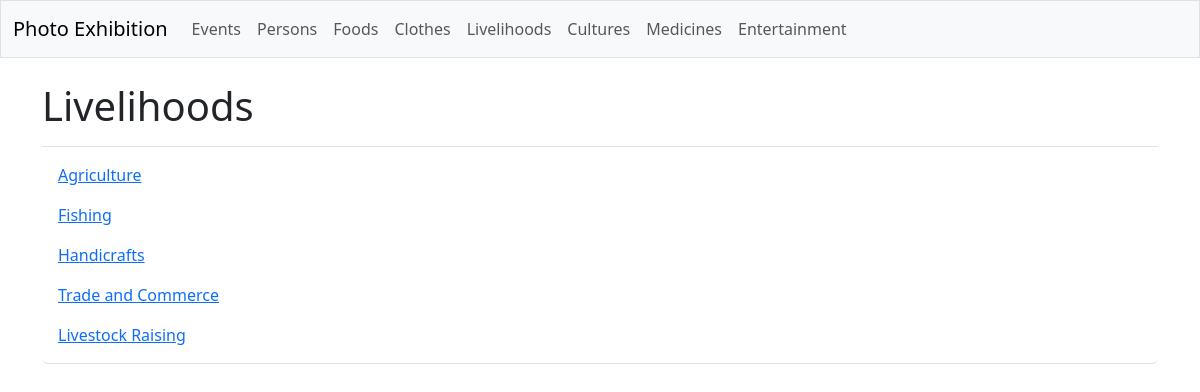
The page /galleries/livelihoods on the database its author committed.
### galleries/models.py (models this page shows, shortened)
class Livelihood(models.Model):
    livelihood_text = models.CharField(max_length=200)

### galleries/views.py (the view)
# urls.py: path('livelihoods', views.livelihoods, name='livelihoods'),
def livelihoods(request):
    livelihoods = Livelihood.objects.all()
    context = {'livelihoods': livelihoods}
    return render(request, 'galleries/livelihoods.html', context)

### galleries/templates/galleries/livelihoods.html
{% extends 'galleries/base.html' %}
{% block page_header %}
  <h1>Livelihoods</h1>
{% endblock page_header %}
{% block content %}
  <ul class="list-group border-bottom pb-2 mb-4">
    {% for livelihood in livelihoods %}
      <li class="list-group-item border-0">
        <a href="{% url 'galleries:livelihood_detail' livelihood.id %}">
          {{ livelihood.livelihood_text }}</a>
      </li>
    {% empty %}
      <li class="list-group-item border-0">No livelihoods have been added yet.</li>
    {% endfor %}
  </ul>
{% endblock content %}

### rows shown on the page
Livelihood: livelihood_text "Agriculture"
Livelihood: livelihood_text "Fishing"
Livelihood: livelihood_text "Handicrafts"
Livelihood: livelihood_text "Trade and Commerce"
Livelihood: livelihood_text "Livestock Raising"
